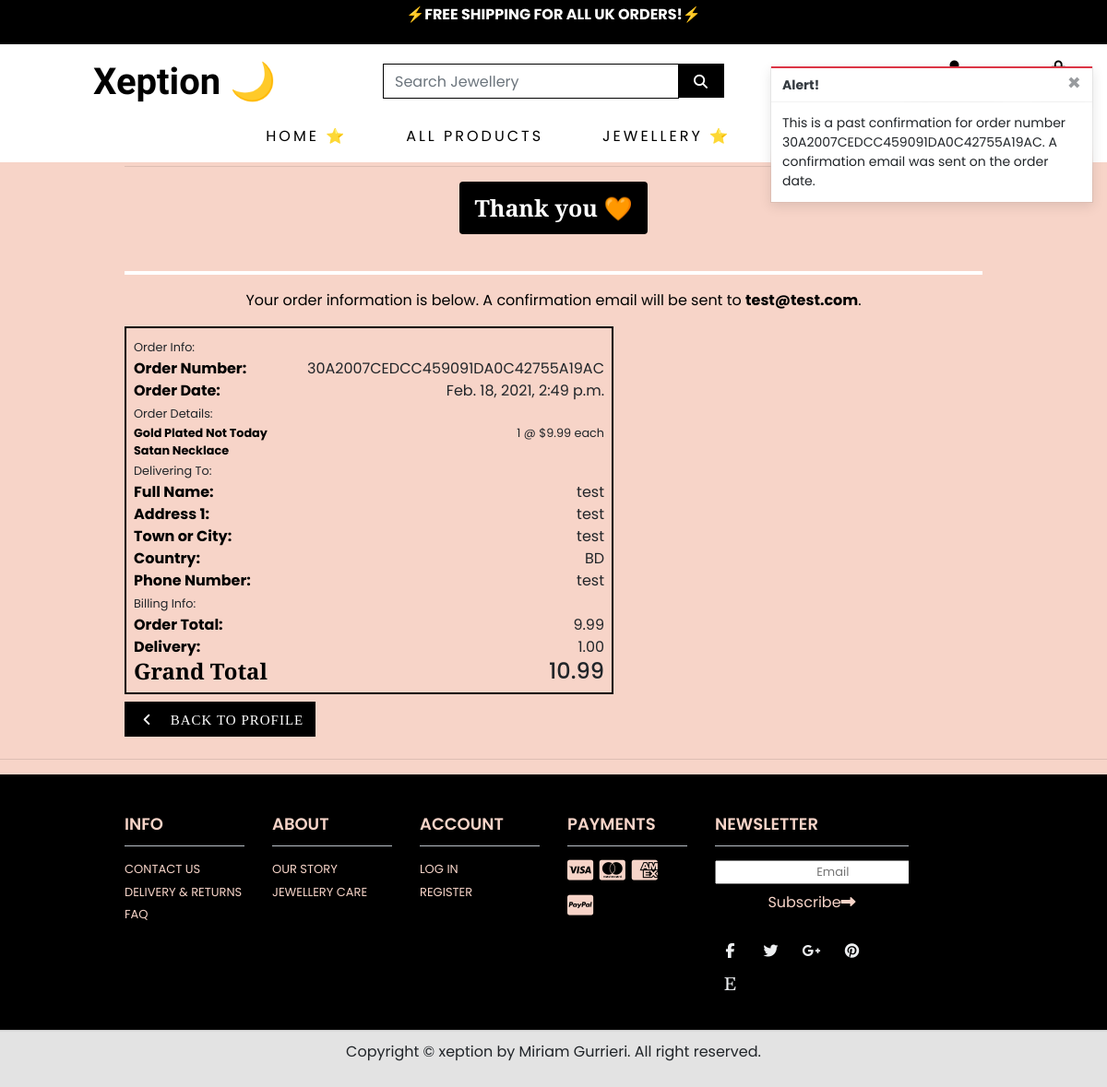
The app's page /profile/order_history/30A2007CEDCC459091DA0C42755A19AC, older data.
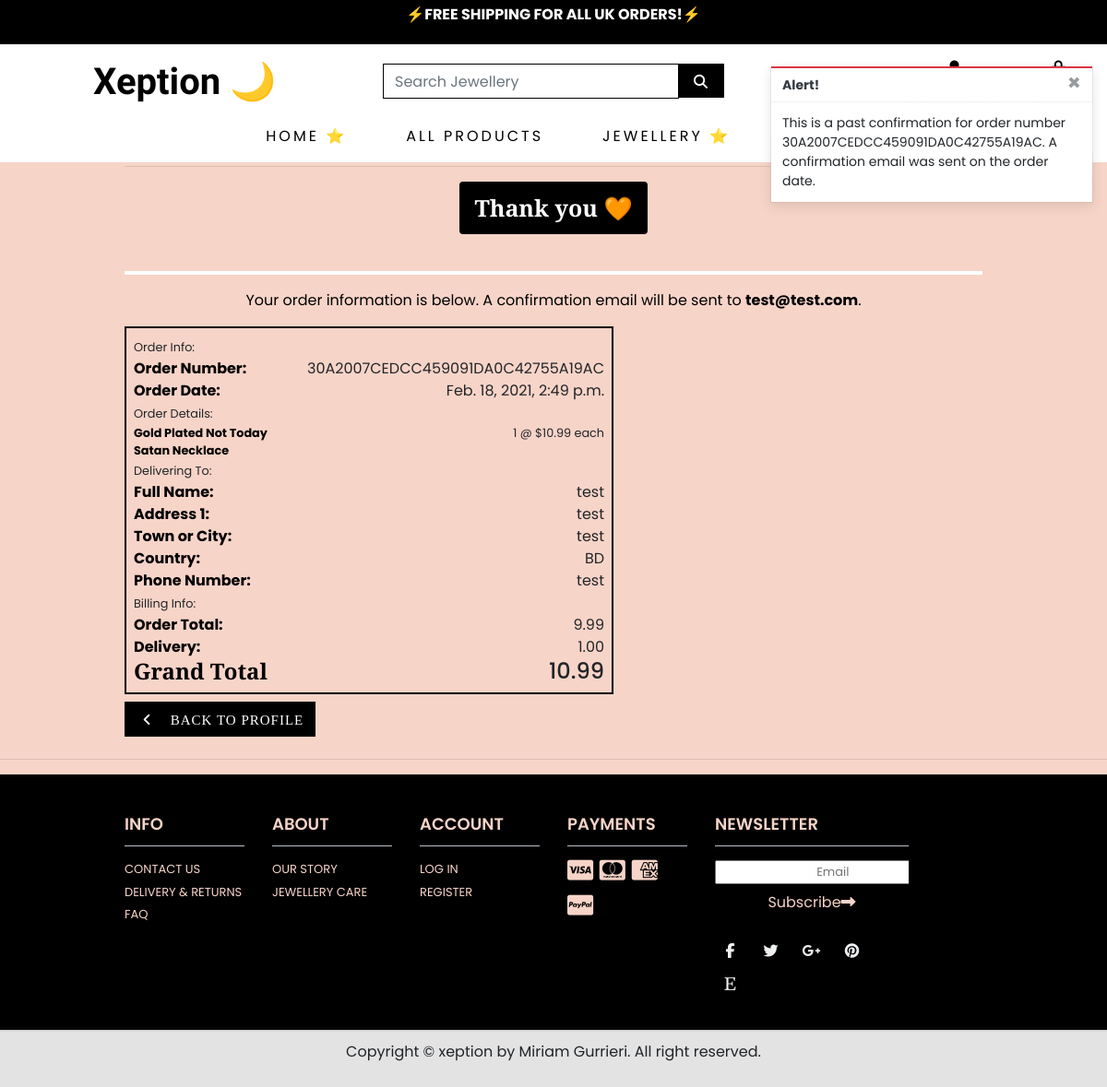
The same page, newer data.
### checkout/models.py (models this page shows, shortened)
class OrderLineItem(models.Model):
    order = models.ForeignKey(Order, null=False, blank=False, on_delete=models.CASCADE, related_name='lineitems')
    product = models.ForeignKey(Product, null=False, blank=False, on_delete=models.CASCADE)
    quantity = models.IntegerField(null=False, blank=False, default=0)
    lineitem_total = models.DecimalField(max_digits=6, decimal_places=2, null=False, blank=False, editable=False)

### products/models.py (models this page shows, shortened)
class Product(models.Model):
    category = models.ForeignKey('Category', null=True, blank=True, on_delete=models.SET_NULL)
    sku = models.CharField(max_length=254, null=True, blank=True)
    name = models.CharField(max_length=254)
    description = models.TextField()
    price = models.DecimalField(max_digits=6, decimal_places=2)
    rating = models.DecimalField(max_digits=6, decimal_places=2, null=True, blank=True)
    image_url = models.URLField(max_length=1024, null=True, blank=True)
    image = models.ImageField(null=True, blank=True)

### profiles/views.py (the view)
# urls.py: path('order_history/<order_number>', views.order_history, name='order_history'),
def order_history(request, order_number):
    order = get_object_or_404(Order, order_number=order_number)
    messages.info(request, (
        f'This is a past confirmation for order number {order_number}. '
        'A confirmation email was sent on the order date.'
    ))
    template = 'checkout/checkout_success.html'
    context = {
        'order': order,
        'from_profile': True,
    }
    return render(request, template, context)

### bag/contexts.py (called while the page is built, shortened)
def bag_contents(request):
    bag_items = []
    total = 0
    product_count = 0
    bag = request.session.get('bag', {})
    if total < settings.FREE_DELIVERY_THRESHOLD:
        delivery = total * Decimal(settings.STANDARD_DELIVERY_PERCENTAGE / 100)
        free_delivery_delta = settings.FREE_DELIVERY_THRESHOLD - total
    else:
        delivery = 0
        free_delivery_delta = 0
    grand_total = delivery + total
    context = {
        'bag_items': bag_items,
        'total': total,
        'product_count': product_count,
        'delivery': delivery,
        'free_delivery_delta': free_delivery_delta,
        'free_delivery_threshold': settings.FREE_DELIVERY_THRESHOLD,
        'grand_total': grand_total,
    }
    return context

### checkout/templates/checkout/checkout_success.html (shortened to what the changed rows need)
{% extends "base.html" %}
{% load static %}
{% block extra_css %}
    <link rel="stylesheet" href="{% static 'checkout/css/checkout.css' %}">
{% endblock %}
{% block content %}
    <div class="container">
        <div class="row">
            <div class="col-12 col-lg-7">
                <div class="order-confirmation-wrapper p-2" style="border: 2px solid black;">
                    {% for item in order.lineitems.all %}
                    <div class="row">
                        <div class="col-12 col-md-4">
                            <p class="small mb-0 text-black font-weight-bold">
                                {{ item.product.name }}{% if item.product_size %} - Size {{ item.product.size|upper }}{% endif %}
                            </p>
                        </div>
                        <div class="col-12 col-md-8 text-md-right">
                            <p class="small mb-0">{{ item.quantity }} @ ${{ item.product.price }} each</p>
                        </div>
                    </div>
                    {% endfor %}
                </div>
            </div>
        </div>
    </div>
{% endblock %}

Row changes from the older to the newer data that the page shows:
changed through a linked row, OrderLineItem "Gold Plated Not Today Satan Necklace": product.price "9.99" → "10.99"
